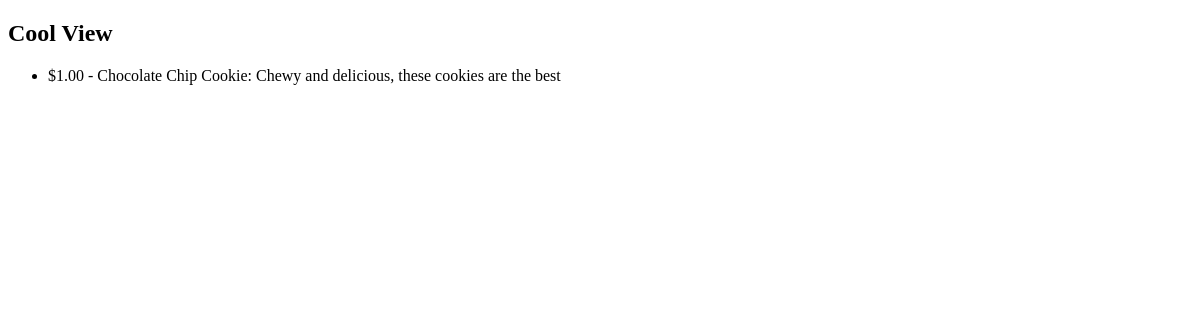
The page /example/cool on the database as committed earlier.
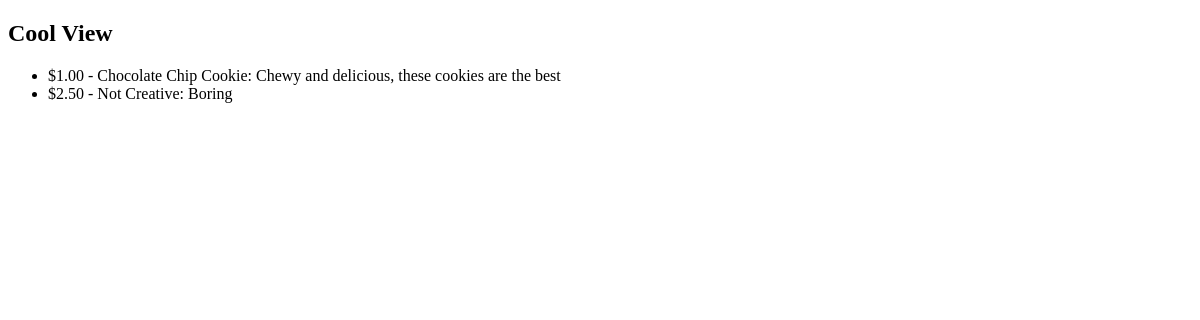
The same page on the database as committed later.
### example/models.py (models this page shows)
class BakedGood(models.Model):
    name = models.CharField(max_length=64)
    desc = models.CharField(max_length=256)
    type_choices = [
        ('BA', 'Bagel'),
        ('BR', 'Bread'),
        ('CO', 'Cookie'),
        ('CA', 'Cake'),
        ('PR', 'Pretzel'),
    ]
    good_type = models.CharField(max_length=2, choices=type_choices)
    price = models.DecimalField(max_digits=6, decimal_places=2)
    recipe = models.TextField()
    ingredients = models.ManyToManyField(Ingredient)

### example/views.py (the view)
# urls.py: path('cool', views.cool_view, name='cool'),
def cool_view(request):
    baked_goods = BakedGood.objects.filter(good_type='CO')
    context = {'baked_goods': baked_goods}
    return render(request, 'example/cool.html', context)

### example/templates/example/cool.html (shortened to what this page needs)
{% extends 'example/base.html' %}
{% block content %}
<h2>Cool View</h2>
<ul>
{% for baked_good in baked_goods %}
    <li>${{ baked_good.price }} - {{ baked_good.name }}: {{ baked_good.desc }}</li>
{% endfor %}
</ul>
{% endblock %}

### example/templates/example/base.html (shortened to what this page needs)
<!doctype html>
<html lang="en">
<head>
</head>
<body>
    {% block content %}
    {% endblock %}
</body>
</html>

Rows that differ between the two databases and show on the page:
added BakedGood: price "2.50", name "Not Creative", desc "Boring"
